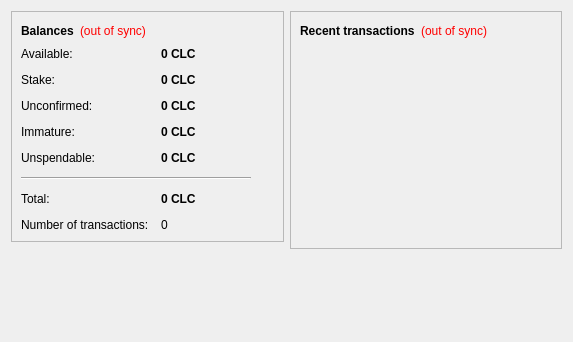
<?xml version="1.0" encoding="UTF-8"?>
<ui version="4.0">
 <class>OverviewPage</class>
 <widget class="QWidget" name="OverviewPage">
  <property name="geometry">
   <rect>
    <x>0</x>
    <y>0</y>
    <width>573</width>
    <height>342</height>
   </rect>
  </property>
  <property name="windowTitle">
   <string>Form</string>
  </property>
  <layout class="QHBoxLayout" name="horizontalLayout" stretch="1,1">
   <item>
    <layout class="QVBoxLayout" name="verticalLayout_2">
     <item>
      <widget class="QFrame" name="frame">
       <property name="frameShape">
        <enum>QFrame::StyledPanel</enum>
       </property>
       <property name="frameShadow">
        <enum>QFrame::Raised</enum>
       </property>
       <layout class="QVBoxLayout" name="verticalLayout_4">
        <item>
         <layout class="QHBoxLayout" name="horizontalLayout_4">
          <item>
           <widget class="QLabel" name="label_5">
            <property name="font">
             <font>
              <weight>75</weight>
              <bold>true</bold>
             </font>
            </property>
            <property name="text">
             <string>Balances</string>
            </property>
           </widget>
          </item>
          <item>
           <widget class="QLabel" name="labelWalletStatus">
            <property name="toolTip">
             <string>The displayed information may be out of date. Your wallet automatically synchronizes with the LionCoin network after a connection is established, but this process has not completed yet.</string>
            </property>
            <property name="styleSheet">
             <string notr="true">QLabel { color: red; }</string>
            </property>
            <property name="text">
             <string notr="true">(out of sync)</string>
            </property>
            <property name="alignment">
             <set>Qt::AlignLeading|Qt::AlignLeft|Qt::AlignVCenter</set>
            </property>
           </widget>
          </item>
          <item>
           <spacer name="horizontalSpacer_2">
            <property name="orientation">
             <enum>Qt::Horizontal</enum>
            </property>
            <property name="sizeHint" stdset="0">
             <size>
              <width>40</width>
              <height>20</height>
             </size>
            </property>
           </spacer>
          </item>
         </layout>
        </item>
        <item>
         <layout class="QFormLayout" name="formLayout_2">
          <property name="fieldGrowthPolicy">
           <enum>QFormLayout::AllNonFixedFieldsGrow</enum>
          </property>
          <property name="horizontalSpacing">
           <number>12</number>
          </property>
          <property name="verticalSpacing">
           <number>12</number>
          </property>
          <item row="0" column="0">
           <widget class="QLabel" name="labelAvailableText">
            <property name="toolTip">
             <string>Your current available balance</string>
            </property>
            <property name="text">
             <string>Available:</string>
            </property>
           </widget>
          </item>
          <item row="0" column="1">
           <widget class="QLabel" name="labelAvailable">
            <property name="font">
             <font>
              <weight>75</weight>
              <bold>true</bold>
             </font>
            </property>
            <property name="cursor">
             <cursorShape>IBeamCursor</cursorShape>
            </property>
            <property name="toolTip">
             <string>Your current available balance</string>
            </property>
            <property name="text">
             <string notr="true">0 CLC</string>
            </property>
            <property name="alignment">
             <set>Qt::AlignLeading|Qt::AlignLeft|Qt::AlignVCenter</set>
            </property>
            <property name="textInteractionFlags">
             <set>Qt::LinksAccessibleByMouse|Qt::TextSelectableByKeyboard|Qt::TextSelectableByMouse</set>
            </property>
           </widget>
          </item>
          <item row="1" column="0">
           <widget class="QLabel" name="label_6">
            <property name="toolTip">
             <string>Total of coins that was staked, and do not yet count toward the current balance</string>
            </property>
            <property name="text">
             <string>Stake:</string>
            </property>
           </widget>
          </item>
          <item row="1" column="1">
           <widget class="QLabel" name="labelStake">
            <property name="font">
             <font>
              <weight>75</weight>
              <bold>true</bold>
             </font>
            </property>
            <property name="cursor">
             <cursorShape>IBeamCursor</cursorShape>
            </property>
            <property name="toolTip">
             <string>Total of coins that was staked, and do not yet count toward the current balance</string>
            </property>
            <property name="text">
             <string notr="true">0 CLC</string>
            </property>
            <property name="alignment">
             <set>Qt::AlignLeading|Qt::AlignLeft|Qt::AlignVCenter</set>
            </property>
            <property name="textInteractionFlags">
             <set>Qt::LinksAccessibleByMouse|Qt::TextSelectableByKeyboard|Qt::TextSelectableByMouse</set>
            </property>
           </widget>
          </item>
          <item row="2" column="0">
           <widget class="QLabel" name="label_3">
            <property name="toolTip">
             <string>Total of transactions that have yet to be confirmed, and do not yet count toward the current balance</string>
            </property>
            <property name="text">
             <string>Unconfirmed:</string>
            </property>
           </widget>
          </item>
          <item row="2" column="1">
           <widget class="QLabel" name="labelUnconfirmed">
            <property name="font">
             <font>
              <weight>75</weight>
              <bold>true</bold>
             </font>
            </property>
            <property name="cursor">
             <cursorShape>IBeamCursor</cursorShape>
            </property>
            <property name="toolTip">
             <string>Total of transactions that have yet to be confirmed, and do not yet count toward the current balance</string>
            </property>
            <property name="text">
             <string notr="true">0 CLC</string>
            </property>
            <property name="alignment">
             <set>Qt::AlignLeading|Qt::AlignLeft|Qt::AlignVCenter</set>
            </property>
            <property name="textInteractionFlags">
             <set>Qt::LinksAccessibleByMouse|Qt::TextSelectableByKeyboard|Qt::TextSelectableByMouse</set>
            </property>
           </widget>
          </item>
          <item row="3" column="0">
           <widget class="QLabel" name="labelImmatureText">
            <property name="toolTip">
             <string>Mined balance that has not yet matured</string>
            </property>
            <property name="text">
             <string>Immature:</string>
            </property>
           </widget>
          </item>
          <item row="3" column="1">
           <widget class="QLabel" name="labelImmature">
            <property name="font">
             <font>
              <weight>75</weight>
              <bold>true</bold>
             </font>
            </property>
            <property name="toolTip">
             <string>Mined balance that has not yet matured</string>
            </property>
            <property name="text">
             <string notr="true">0 CLC</string>
            </property>
            <property name="alignment">
             <set>Qt::AlignLeading|Qt::AlignLeft|Qt::AlignVCenter</set>
            </property>
            <property name="textInteractionFlags">
             <set>Qt::LinksAccessibleByMouse|Qt::TextSelectableByKeyboard|Qt::TextSelectableByMouse</set>
            </property>
           </widget>
          </item>
          <item row="4" column="0">
           <widget class="QLabel" name="labelBalanceWatchOnlyText">
            <property name="toolTip">
             <string>Your unspendable balance</string>
            </property>
            <property name="text">
             <string>Unspendable:</string>
            </property>
           </widget>
          </item>
          <item row="4" column="1">
           <widget class="QLabel" name="labelBalanceWatchOnly">
            <property name="font">
             <font>
              <weight>75</weight>
              <bold>true</bold>
             </font>
            </property>
            <property name="cursor">
             <cursorShape>IBeamCursor</cursorShape>
            </property>
            <property name="toolTip">
             <string>Your unspendable balance</string>
            </property>
            <property name="text">
             <string notr="true">0 CLC</string>
            </property>
            <property name="alignment">
             <set>Qt::AlignLeading|Qt::AlignLeft|Qt::AlignVCenter</set>
            </property>
            <property name="textInteractionFlags">
             <set>Qt::LinksAccessibleByMouse|Qt::TextSelectableByKeyboard|Qt::TextSelectableByMouse</set>
            </property>
           </widget>
          </item>
          <item row="5" column="0" colspan="2">
           <widget class="Line" name="line">
            <property name="maximumSize">
             <size>
              <width>230</width>
              <height>16777215</height>
             </size>
            </property>
            <property name="orientation">
             <enum>Qt::Horizontal</enum>
            </property>
           </widget>
          </item>
          <item row="6" column="0">
           <widget class="QLabel" name="labelTotalText">
            <property name="toolTip">
             <string>Your current total balance</string>
            </property>
            <property name="text">
             <string>Total:</string>
            </property>
           </widget>
          </item>
          <item row="6" column="1">
           <widget class="QLabel" name="labelTotal">
            <property name="font">
             <font>
              <weight>75</weight>
              <bold>true</bold>
             </font>
            </property>
            <property name="toolTip">
             <string>Your current total balance</string>
            </property>
            <property name="text">
             <string notr="true">0 CLC</string>
            </property>
            <property name="alignment">
             <set>Qt::AlignLeading|Qt::AlignLeft|Qt::AlignVCenter</set>
            </property>
            <property name="textInteractionFlags">
             <set>Qt::LinksAccessibleByMouse|Qt::TextSelectableByKeyboard|Qt::TextSelectableByMouse</set>
            </property>
           </widget>
          </item>
          <item row="7" column="0">
           <widget class="QLabel" name="label_2">
            <property name="toolTip">
             <string>Total number of transactions in wallet</string>
            </property>
            <property name="text">
             <string>Number of transactions:</string>
            </property>
           </widget>
          </item>
          <item row="7" column="1">
           <widget class="QLabel" name="labelNumTransactions">
            <property name="toolTip">
             <string>Total number of transactions in wallet</string>
            </property>
            <property name="text">
             <string notr="true">0</string>
            </property>
           </widget>
          </item>
         </layout>
        </item>
       </layout>
      </widget>
     </item>
     <item>
      <spacer name="verticalSpacer">
       <property name="orientation">
        <enum>Qt::Vertical</enum>
       </property>
       <property name="sizeHint" stdset="0">
        <size>
         <width>20</width>
         <height>40</height>
        </size>
       </property>
      </spacer>
     </item>
    </layout>
   </item>
   <item>
    <layout class="QVBoxLayout" name="verticalLayout_3">
     <item>
      <widget class="QFrame" name="frame_2">
       <property name="frameShape">
        <enum>QFrame::StyledPanel</enum>
       </property>
       <property name="frameShadow">
        <enum>QFrame::Raised</enum>
       </property>
       <layout class="QVBoxLayout" name="verticalLayout">
        <item>
         <layout class="QHBoxLayout" name="horizontalLayout_2">
          <item>
           <widget class="QLabel" name="label_4">
            <property name="text">
             <string>&lt;b&gt;Recent transactions&lt;/b&gt;</string>
            </property>
           </widget>
          </item>
          <item>
           <widget class="QLabel" name="labelTransactionsStatus">
            <property name="toolTip">
             <string>The displayed information may be out of date. Your wallet automatically synchronizes with the LionCoin network after a connection is established, but this process has not completed yet.</string>
            </property>
            <property name="styleSheet">
             <string notr="true">QLabel { color: red; }</string>
            </property>
            <property name="text">
             <string notr="true">(out of sync)</string>
            </property>
            <property name="alignment">
             <set>Qt::AlignRight|Qt::AlignTrailing|Qt::AlignVCenter</set>
            </property>
           </widget>
          </item>
          <item>
           <spacer name="horizontalSpacer">
            <property name="orientation">
             <enum>Qt::Horizontal</enum>
            </property>
            <property name="sizeHint" stdset="0">
             <size>
              <width>40</width>
              <height>20</height>
             </size>
            </property>
           </spacer>
          </item>
         </layout>
        </item>
        <item>
         <widget class="QListView" name="listTransactions">
          <property name="styleSheet">
           <string notr="true">QListView { background: transparent; }</string>
          </property>
          <property name="frameShape">
           <enum>QFrame::NoFrame</enum>
          </property>
          <property name="verticalScrollBarPolicy">
           <enum>Qt::ScrollBarAlwaysOff</enum>
          </property>
          <property name="horizontalScrollBarPolicy">
           <enum>Qt::ScrollBarAlwaysOff</enum>
          </property>
          <property name="selectionMode">
           <enum>QAbstractItemView::NoSelection</enum>
          </property>
         </widget>
        </item>
       </layout>
      </widget>
     </item>
     <item>
      <spacer name="verticalSpacer_2">
       <property name="orientation">
        <enum>Qt::Vertical</enum>
       </property>
       <property name="sizeHint" stdset="0">
        <size>
         <width>20</width>
         <height>40</height>
        </size>
       </property>
      </spacer>
     </item>
    </layout>
   </item>
  </layout>
 </widget>
 <resources/>
 <connections/>
</ui>
